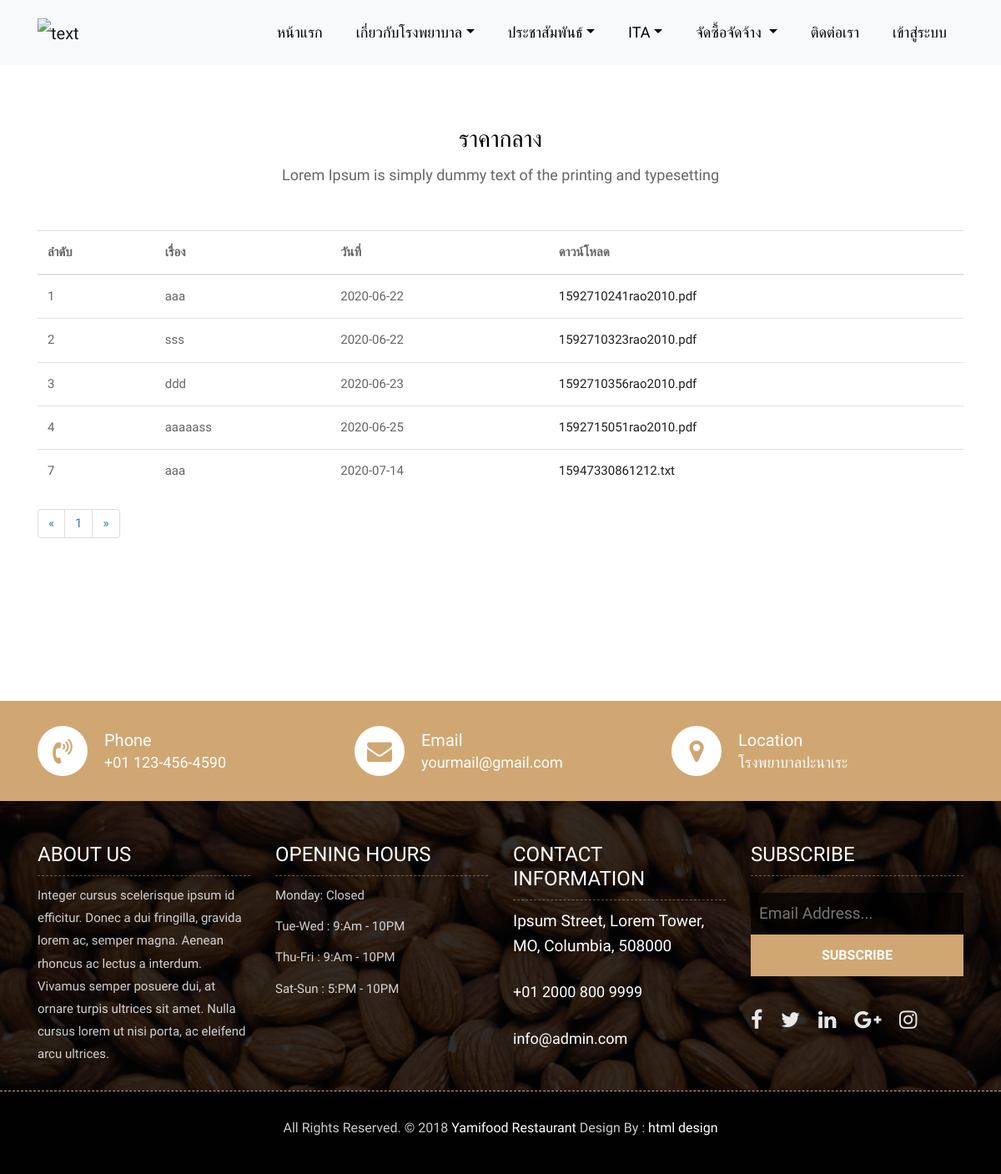
The page /display/middle_price.php on the database its author committed.
### tables this page shows
CREATE TABLE `middle_price` (
  `mid_id` int(11) NOT NULL,
  `mid_topic` varchar(150) DEFAULT NULL,
  `mid_date` date DEFAULT NULL,
  `mid_file` varchar(150) DEFAULT NULL
);

### display/middle_price.php (the view, shortened to what this page needs)
<?php
include('../config.php');
$sql= "SELECT * FROM middle_price";
$query = mysqli_query($conn, $sql);
$perpage = 15;
?>
<!DOCTYPE html>
<html>
<head>
    <link rel="stylesheet" href="../css/bootstrap.min.css">
    <link rel="stylesheet" href="../css/style.css">
    <link rel="stylesheet" href="../css/responsive.css">
    <link rel="stylesheet" href="../css/custom.css">
</head>
<body>
    <div id="container">
        <header>
            <?php include '../menu.php' ?>
        </header>
        <article>
            <div class="table">
            <div class="about-section-box">
                <div class="container">
                <div class="row">
                        <div class="col-lg-12">
                            <div class="heading-title text-center">
                                <h2>ราคากลาง</h2>
                                <p>Lorem Ipsum is simply dummy text of the printing and typesetting</p>
                            </div>
                        </div>
                    </div>
                        <table>
                            <thead>
                                <tr class="table">
                                    <th class="column1">ลำดับ</th>
                                    <th class="column2">เรื่อง</th>
                                    <th class="column3">วันที่</th>
                                    <th class="column3">ดาวน์โหลด</th>
                                </tr>
                            </thead>
                            <tbody>
                                <?php
										while ($fetch = mysqli_fetch_assoc($query)) {
											?>
                                <tr>
                                    <td class="column1"><?php echo $fetch['mid_id'] ?></td>
                                    <td class="column2"><?php echo $fetch['mid_topic'] ?></td>
                                    <td class="column3"><?php echo $fetch['mid_date'] ?></td>
                                    <td class="column4">
                                    <?php $files=$fetch['mid_file']; ?>
                                    <a download="<?php echo $files ?>" href="../uploads/uploads_middle_price/<?php echo $files ?>">
                                             <?php echo $fetch['mid_file'] ?>
                                            </td>
                                </tr>
                                <?php
										}
										?>
                            </tbody>
                        </table>
                        <?php
								$sql2 = "select * from middle_price ";
								$query2 = mysqli_query($conn, $sql2);
								$total_record = mysqli_num_rows($query2);
								$total_page = ceil($total_record / $perpage);
								?>
								<nav>
									<ul class="pagination">
										<li>
											<a href="middle_price.php?page=1" aria-label="Previous">
												<span aria-hidden="true">&laquo;</span>
											</a>
										</li>
										<?php for ($i = 1; $i <= $total_page; $i++) { ?>
											<li><a href="middle_price.php?page=<?php echo $i; ?>"><?php echo $i; ?></a></li>
										<?php } ?>
										<li>
											<a href="middle_price.php?page=<?php echo $total_page; ?>" aria-label="Next">
												<span aria-hidden="true">&raquo;</span>
											</a>
										</li>
									</ul>
								</nav>
                </div>
            </div>
            </div>
            </article>
    </div>
    <nav>
<?php include '../lower.php' ?>
</nav>
</body>
</html>

### css/style.css (style rules this page uses)
body { color: #666666; font-size: 15px; font-family: 'Athiti', sans-serif; line-height: 1.80857; }
a { color: #1f1f1f; text-decoration: none !important; outline: none !important; -webkit-transition: all .3s ease-in-out; -moz-transition: all .3s ease-in-out; -ms-transition: all .3s ease-in-out; -o-transition: all .3s ease-in-out; transition: all .3s ease-in-out; }
h1, h2, h3, h4, h5, h6 { letter-spacing: 0; font-weight: normal; position: relative; padding: 0 0 10px 0; font-weight: normal; line-height: 120% !important; color: #1f1f1f; margin: 0 }
h2 { font-size: 22px }
a { color: #1f1f1f; text-decoration: none; outline: none; }
a, .btn { text-decoration: none !important; outline: none !important; -webkit-transition: all .3s ease-in-out; -moz-transition: all .3s ease-in-out; -ms-transition: all .3s ease-in-out; -o-transition: all .3s ease-in-out; transition: all .3s ease-in-out; }
ul, li, ol { list-style: none; margin: 0px; padding: 0px; }
.about-section-box { padding: 150px 0px; }
.heading-title { margin-bottom: 50px; }
.heading-title h2 { color: #010101; font-size: 28px; font-family: 'Arbutus Slab', serif; }
.heading-title p { font-size: 18px; font-weight: 200; margin: 0px; }

### css/custom.css (style rules this page uses)
.table { width: 100%; }
table { width: 100%; }
.pagination { display:inline-block; padding-left:0; margin:20px 0; border-radius:4px }
.pagination>li { display:inline }
.pagination>li>a,.pagination>li>span { position:relative; float:left; padding:6px 12px; margin-left:-1px; line-height:1.42857143; color:#337ab7; text-decoration:none; background-color:#fff; border:1px solid #ddd }
.pagination>li:first-child>a,.pagination>li:first-child>span { margin-left:0; border-top-left-radius:4px; border-bottom-left-radius:4px }
.pagination>li:last-child>a,.pagination>li:last-child>span { border-top-right-radius:4px; border-bottom-right-radius:4px }

### rows shown on the page
middle_price: mid_id "1", mid_topic "aaa", mid_date "2020-06-22", mid_file "1592710241rao2010.pdf"
middle_price: mid_id "2", mid_topic "sss", mid_date "2020-06-22", mid_file "1592710323rao2010.pdf"
middle_price: mid_id "3", mid_topic "ddd", mid_date "2020-06-23", mid_file "1592710356rao2010.pdf"
middle_price: mid_id "4", mid_topic "aaaaass", mid_date "2020-06-25", mid_file "1592715051rao2010.pdf"
middle_price: mid_id "7", mid_topic "aaa", mid_date "2020-07-14", mid_file "15947330861212.txt"
